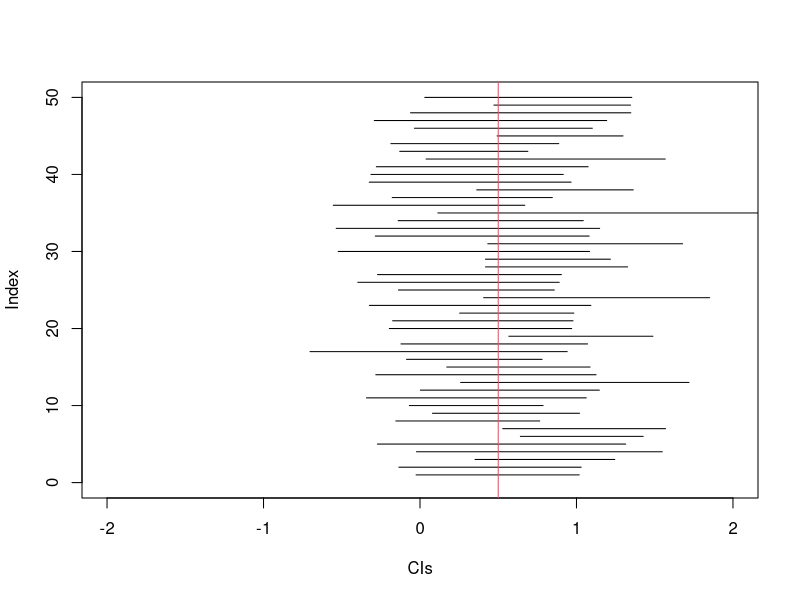

Reproduce this figure in R.
## ---- chunk 1
# the true mean
mu <- 0.5

# simulating the population
G <- rnorm(1000, mu)

# initialize plot 
plot(NA, 
    xlim = c(-2,2), 
    ylim = c(0,50), 
    xlab="CIs",
    ylab="Index")

# repeat experiment
for (i in 1:50) {
    # sample size
    k <- 10
    # draw random sample
    x <- sample(G,k)
    # sample mean 
    m <- mean(x)
    # sample standard deviation
    s <- sd(x)
    # confidence interval
    ci_1 <- m - 1.96* s/sqrt(k) 
    ci_2 <- m + 1.96* s/sqrt(k)
    # draw the CI
    segments(ci_1, i, ci_2, i)
}

# the true mean
abline(v=mu, col=2)
## ---- chunk 2
#| warning: false
# load dataset
data <- read.csv("../dataset/survey.csv")

# math scores of introverts and extroverts
x <- data[data$Gender == 'F', 'Score']
y <- data[data$Gender == 'M', 'Score']

d <- mean(x) - mean(y)
s <- sqrt(sd(x)/length(x) + sd(y)/length(y))

ci <- c(d-1.96*s, d+1.96*s)

# CI contains 0, meaning there is no significant difference
cat("Diff:", d, "CI:", ci)
